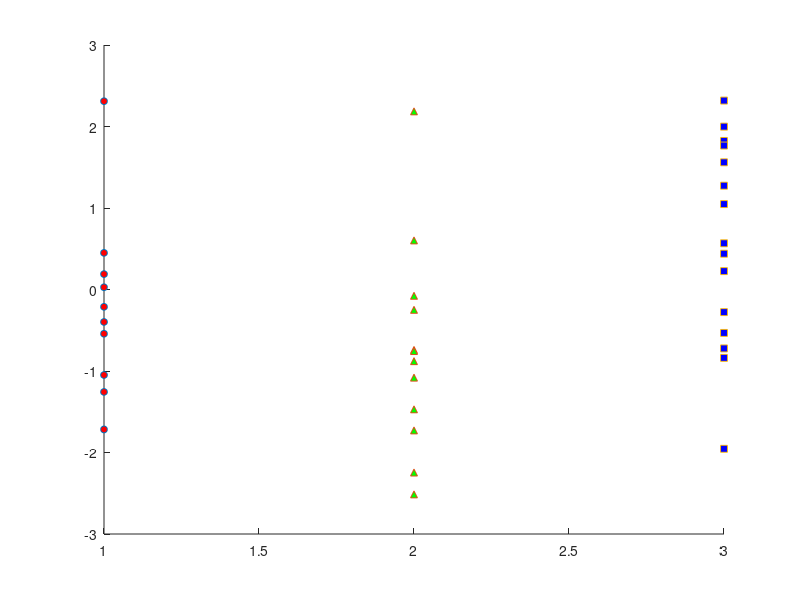

MATLAB code for this plot: (Note: this script raises an error after producing the figure.)
function h_box = group_boxchart(data, groupid, feature_names, group_names, feature_spacing, group_spacing, markers, marker_colors)

if nargin == 0
    %% Generate Data

    N1 = 10; %Number in group 1
    N2 = 12; %Number in group 2
    N3 = 15; %Number in group 3

    data1 = [randn(N1,1) randn(N1,1)+2 randn(N1,1)*2-3];
    data2 = [randn(N2,1)-1 randn(N2,1)-2 randn(N2,1)/2+3];
    data3 = [randn(N3,1)+.5 randn(N3,1)+3 randn(N3,1)-1];

    data = [data1; data2; data3];

    %Group id
    groupid = [ones(N1,1)*0; ones(N2,1)*1; ones(N3,1)*2];
end

%Get unique group ids
ids = unique(groupid);
Ngroups = length(ids);

%Number of features
Nfeatures = size(data,2);

%Create the xtick locations
xticks = zeros(1,Nfeatures);
xpos = zeros(1, Ngroups);

%Set default feature names
if nargin<3
    feature_names = cell(1,Nfeatures);
    for ii = 1:Nfeatures
        feature_names{ii} = ['Feature ' num2str(ii)];
    end
end

%Set default group names
if nargin<4
    group_names = cell(1,Ngroups);
    for ii = 1:Ngroups
        group_names{ii} = ['Group ' num2str(ii)];
    end
end

if nargin<5
    %Spacing between the features
    feature_spacing = 1;
end

if nargin<6
    %Between group spacing
    group_spacing = 1.5;
end

%Data markers
if nargin<7
    markers = 'o^sdvph>o^sdvph>o^sdvph>';
end

%Data colors
if nargin<8
    marker_colors = 'rgbcymkorgbcymkorgbcymko';
end

%Force character colors to be column vector
if ischar(marker_colors)
    marker_colors = marker_colors(:);
else
    assert(size(marker_colors,2) == 3,'Color must be vector of characters or Nx3 matrix');
end

%% Create plot
hold all;

%Loop through each of the features
for ii = 1:Nfeatures
    %Set the x positions
    xpos(1) = ii+(2*feature_spacing+group_spacing)*(ii-1);
    for jj = 2:Ngroups
        xpos(jj) = xpos(jj-1)+feature_spacing;
    end

    %Set the xticks in the middle of the group
    xticks(ii) = mean(xpos);

    %Assemble the group data
    xgroupdata = [];
    h_scatter = zeros(1,Ngroups);

    for jj = 1:Ngroups
        %Get all gorup members
        group_idx = groupid == ids(jj);
        N = sum(group_idx);

        %Concatenate data
        xgroupdata = [xgroupdata; ones(N,1)*xpos(jj)];

        %Plot the data
        h_scatter(jj) = plot(xpos(jj)*ones(N,1),data(groupid==ids(jj),ii),markers(jj),'markerfacecolor',marker_colors(jj,:),'markersize',5);
    end

    %Get the data for the features
    d = data(:,ii);

    %Plot the boxchart
    h_box(ii) = boxchart(xgroupdata,d(:));
end

%Update the ticks and the legend
set(gca,'XTick',xticks,'XTickLabel',feature_names)
legend(h_scatter,group_names);
